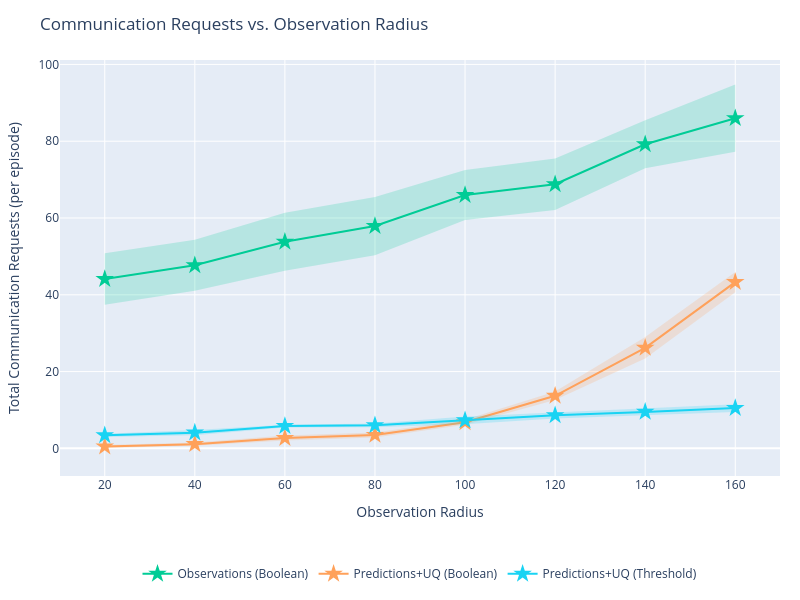

The code cell stored with this chart in its notebook:
### Markdown cell above
## Communication vs. Observation Radius

### Code cell
for comms_p in comms_probabilities:
    fig2 = go.Figure()
    r2_annotations2 = []

    for series in output:
        if SERIES_TO_PLOT is not None and series not in SERIES_TO_PLOT:
            continue

        color = series_colors.get(series, '#888888')
        all_exps_s = list(output[series].keys())

        # Swept experiments for this comms_p: obs_radius_X_comms_Y
        swept = sorted(
            [e for e in all_exps_s if f"Fixed Rate" in series and f"_comms_{comms_p:.3f}" in e],
            key=lambda e: output[series][e].attrs.get("observation_radius", float('inf'))
        )
        # Fixed (learned comms) experiments: obs_radius_X only (no comms component)
        fixed = sorted(
            [e for e in all_exps_s if not "Fixed Rate" in series],
            key=lambda e: output[series][e].attrs.get("observation_radius", float('inf'))
        )

        if swept:
            continue
            xs = [float(e.split("obs_radius_")[1].split("_comms_")[0]) for e in swept]
            ys = [get_requests(output[series][e]) for e in swept]

            fig2.add_trace(go.Scatter(
                x=xs,
                y=ys,
                mode='lines+markers',
                name=series,
                line=dict(color=color),
                marker=dict(color=color, size=8),
                legendgroup=series,
                hovertemplate=[
                    f"{series}<br>obs_radius={r:.1f}<br>requests=%{{y:.1f}}<extra></extra>"
                    for r in xs
                ],
            ))

            # OLS trendline
            if len(xs) >= 2:
                x_trend2, y_trend2, r2_2 = fit_ols_trendline(xs, ys)
                fig2.add_trace(go.Scatter(
                    x=x_trend2,
                    y=y_trend2,
                    mode='lines',
                    name=f"{series} (fit)",
                    line=dict(color=color, dash='dash', width=1),
                    legendgroup=series,
                    showlegend=False,
                    hoverinfo='skip',
                ))
                r2_annotations2.append(
                    dict(
                        text=f"<b>{series}</b> R²={r2_2:.3f}",
                        xref='paper', yref='paper',
                        x=0.01,
                        y=0.99 - len(r2_annotations2) * 0.06,
                        xanchor='left', yanchor='top',
                        showarrow=False,
                        font=dict(color=color, size=12),
                    )
                )

        if fixed:
            xs_f = [output[series][e].attrs.get("observation_radius", float('inf')) for e in fixed]
            ys_f = [get_requests(output[series][e]) for e in fixed]
            ys_std_f = [get_requests_std(output[series][e]) for e in fixed]
            y_upper_f = [y + s for y, s in zip(ys_f, ys_std_f)]
            y_lower_f = [y - s for y, s in zip(ys_f, ys_std_f)]
            fig2.add_trace(go.Scatter(
                x=xs_f,
                y=ys_f,
                mode='lines+markers',
                name=series,
                line=dict(color=color),
                marker=dict(color=color, size=14, symbol='star'),
                legendgroup=series,
                showlegend=len(swept) == 0,
                hovertemplate=f"{series}<br>obs_radius=%{{x:.1f}}<br>requests=%{{y:.1f}}<extra></extra>",
            ))
            # SEM shaded band
            fig2.add_trace(go.Scatter(
                x=xs_f + xs_f[::-1],
                y=y_upper_f + y_lower_f[::-1],
                fill='toself',
                fillcolor=color,
                line=dict(color='rgba(255,255,255,0)'),
                opacity=0.2,
                legendgroup=series,
                showlegend=False,
                hoverinfo='skip',
            ))

fig2.update_layout(
    title=f"Communication Requests vs. Observation Radius",
    # title=f"Communication Requests vs. Observation Radius (comms_p={comms_p:.3f})",
    xaxis_title="Observation Radius",
    yaxis_title="Total Communication Requests (per episode)",
    height=600,
    width=800,
    hovermode='closest',
    autosize=True,
    margin=dict(l=60, r=20, t=60, b=120),
    legend=dict(orientation='h', yanchor='top', y=-0.2, xanchor='center', x=0.5),
    annotations=r2_annotations2,
)
fig2.show()

### Figure 1 — Plotly figure (JSON) as saved in the notebook; plotly's stock layout.template omitted (floating-point values rounded to 4 significant figures)
{"data": [{"hovertemplate": "Observations (Boolean)<br>obs_radius=%{x:.1f}<br>requests=%{y:.1f}<extra></extra>", "legendgroup": "Observations (Boolean)", "line": {"color": "#00CC96"}, "marker": {"color": "#00CC96", "size": 14, "symbol": "star"}, "mode": "lines+markers", "name": "Observations (Boolean)", "showlegend": true, "type": "scatter", "x": [20, 40, 60, 80, 100, 120, 140, 160], "y": [44.1, 47.7, 53.8, 57.9, 66, 68.8, 79.2, 86]}, {"fill": "toself", "fillcolor": "#00CC96", "hoverinfo": "skip", "legendgroup": "Observations (Boolean)", "line": {"color": "rgba(255,255,255,0)"}, "opacity": 0.2, "showlegend": false, "type": "scatter", "x": [20, 40, 60, 80, 100, 120, 140, 160, 160, 140, 120, 100, 80, 60, 40, 20], "y": [50.8, 54.35, 61.35, 65.5, 72.51, 75.5, 85.45, 94.76, 77.24, 72.95, 62.1, 59.49, 50.3, 46.25, 41.05, 37.4]}, {"hovertemplate": "Predictions+UQ (Boolean)<br>obs_radius=%{x:.1f}<br>requests=%{y:.1f}<extra></extra>", "legendgroup": "Predictions+UQ (Boolean)", "line": {"color": "#FFA15A"}, "marker": {"color": "#FFA15A", "size": 14, "symbol": "star"}, "mode": "lines+markers", "name": "Predictions+UQ (Boolean)", "showlegend": true, "type": "scatter", "x": [20, 40, 60, 80, 100, 120, 140, 160], "y": [0.5, 1.1, 2.7, 3.5, 6.8, 13.7, 26.2, 43.3]}, {"fill": "toself", "fillcolor": "#FFA15A", "hoverinfo": "skip", "legendgroup": "Predictions+UQ (Boolean)", "line": {"color": "rgba(255,255,255,0)"}, "opacity": 0.2, "showlegend": false, "type": "scatter", "x": [20, 40, 60, 80, 100, 120, 140, 160, 160, 140, 120, 100, 80, 60, 40, 20], "y": [0.8808, 1.511, 3.364, 4.152, 7.475, 14.81, 28.99, 45.94, 40.66, 23.41, 12.59, 6.125, 2.848, 2.036, 0.6889, 0.1192]}, {"hovertemplate": "Predictions+UQ (Threshold)<br>obs_radius=%{x:.1f}<br>requests=%{y:.1f}<extra></extra>", "legendgroup": "Predictions+UQ (Threshold)", "line": {"color": "#19D3F3"}, "marker": {"color": "#19D3F3", "size": 14, "symbol": "star"}, "mode": "lines+markers", "name": "Predictions+UQ (Threshold)", "showlegend": true, "type": "scatter", "x": [20, 40, 60, 80, 100, 120, 140, 160], "y": [3.4, 4.1, 5.8, 6, 7.3, 8.6, 9.5, 10.5]}, {"fill": "toself", "fillcolor": "#19D3F3", "hoverinfo": "skip", "legendgroup": "Predictions+UQ (Threshold)", "line": {"color": "rgba(255,255,255,0)"}, "opacity": 0.2, "showlegend": false, "type": "scatter", "x": [20, 40, 60, 80, 100, 120, 140, 160, 160, 140, 120, 100, 80, 60, 40, 20], "y": [3.829, 4.755, 6.169, 6.469, 8.29, 9.427, 10.43, 11.5, 9.498, 8.57, 7.773, 6.31, 5.531, 5.431, 3.445, 2.971]}], "layout": {"autosize": true, "height": 600, "hovermode": "closest", "legend": {"orientation": "h", "x": 0.5, "xanchor": "center", "y": -0.2, "yanchor": "top"}, "margin": {"b": 120, "l": 60, "r": 20, "t": 60}, "title": {"text": "Communication Requests vs. Observation Radius"}, "width": 800, "xaxis": {"title": {"text": "Observation Radius"}}, "yaxis": {"title": {"text": "Total Communication Requests (per episode)"}}}}
